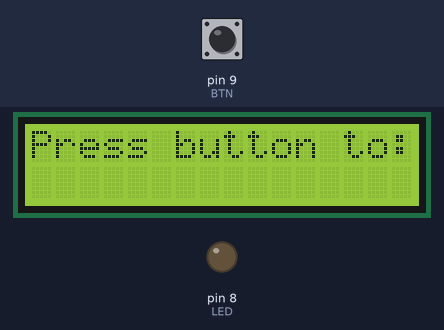
Simulated run of this sketch. Board: Arduino Uno, built with avr-gcc and run on an emulated ATmega328P. Parts: 16×2 character LCD, output pins drawn as LEDs (lit = HIGH). The test bench sets the inputs (shaded band); at power-on: pin 9 (BTN) LOW. What the sketch prints to the serial monitor is not drawn.

Above: at 1.2 s.
1.3 s: pin 9 (BTN) pulled HIGH for 0.15 s
At 2.1 s:
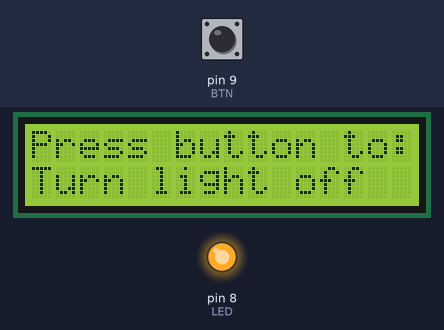
2.9 s: pin 9 (BTN) pulled HIGH for 1 s
At 3.4 s:
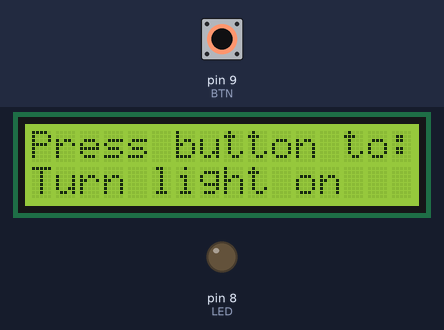
5.4 s: pin 9 (BTN) pulled HIGH for 3.2 s
At 6.5 s:
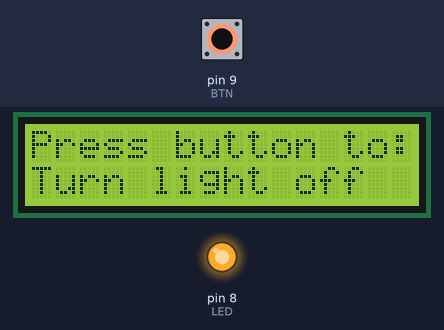
Timing chart, 0 to 8.4 s (numbered marks = the images above; inputs shaded):
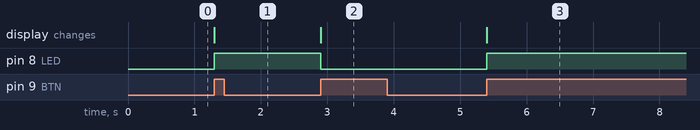

The sketch:

fantabulous_duup1__1_.ino
```cpp
// Load LCD Library
#include <LiquidCrystal.h>

// set crystal pins
LiquidCrystal lcd(12, 11, 5, 4, 3, 2);


const int BTN = 9;
const int LED = 8;

int state = LOW;
int reading;
int previous = LOW;


long time = 0;
long debounce = 200;

void setup()
{
  pinMode(BTN, INPUT);
  pinMode(LED, OUTPUT);

   // set LCD size
  lcd.begin(16,2);

  // set start
  lcd.setCursor(0,0);
  lcd.print("Press button to:");
  lcd.setCursor(0,1);
  Serial.begin(10000);

}

// schrijf hier tussen je code
void loop()
{
  reading = digitalRead(BTN);
  if (reading == HIGH && previous == LOW) {
    if (state == HIGH){
      state = LOW;
      lcd.print("Turn light on ");
      Serial.println("light is off");
      lcd.setCursor(0,1);


    }
    else{
      state = HIGH;
 	  lcd.print("Turn light off");
      Serial.println("light is on");
      lcd.setCursor(0,1);

    }

  }

  digitalWrite(LED, state);

  previous = reading;
}

// schrijf hier tussen je code

// schrijf hier tussen je eventuele function(s)


// schrijf hier tussen je eventuele function(s)
```

Measured:
- after the input at 1.3 s, pin 8 (LED): LOW → HIGH at once; the display: changes at once (image 1)
- after the input at 2.9 s, pin 8 (LED): HIGH → LOW at once; the display: changes at once (image 2)
- after the input at 5.4 s, pin 8 (LED): LOW → HIGH at once; the display: changes at once (image 3)
